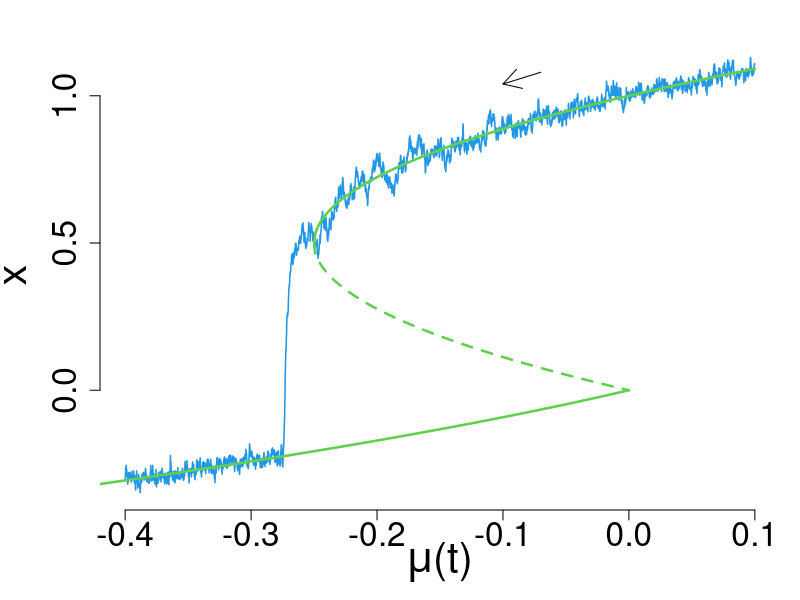

The R script that drew this image:
dt<-0.001
T<-500
q<-1
N<-T/dt
t<-(1:N)*dt
a<-seq(0.1,-0.4,length=N)

set.seed(1)
x<-rep(1.1,N)
dw<-rnorm(N,0,0.03*sqrt(dt)) 
for(i in 1:(N-1)) x[i+1]<-x[i]+q*(abs(x[i])*(1-x[i])+a[i])*dt+dw[i]

a1<-seq(-0.25,0.1,by=0.001)
x1<-0.5+0.5*sqrt(1+4*a1)
a2<-seq(-0.25,0,by=0.001)
x2<-0.5-0.5*sqrt(1+4*a2)
a3<-seq(-0.5,0,by=0.001)
x3<-0.5-0.5*sqrt(1-4*a3)

postscript(file="schematic_stommel.eps", horizontal=TRUE, encoding="WinAnsi.enc")
par(mfrow=c(1,1))
par(mar=c(0,0,0,0))
par(oma=c(0,0,1,0))
par(mai = c(0.9, 1, 0.2, 0.2))
## plot ############################################################
plot(a[(1:N)%%100==0],x[(1:N)%%100==0],type="l",xlim=c(min(a),max(a)),col=4,ylab="",xlab="",bty = "n",axes=F,lwd=1.5)
axis(side=2, cex.axis=2)
axis(side=1, cex.axis=2)
mtext("x", side = 2, line = 3.5, cex=2.5)
mtext(expression(paste(mu,"(t)")), side = 1, line = 2.8, cex=2.5)
lines(a1,x1,col=3,lwd=2.5)
lines(a2,x2,col=3,lty=2,lwd=2.5)
lines(a3,x3,col=3,lwd=2.5)
#mtext("(a)",side=3,adj=0.02,cex=2.5,line=-0.5,font=2,xpd=TRUE)
arrows(-0.07, 1.08, -0.1, 1.04, length = 0.2, angle = 30, code = 2, col = 1, lty = 1, lwd = 1)
dev.off()
